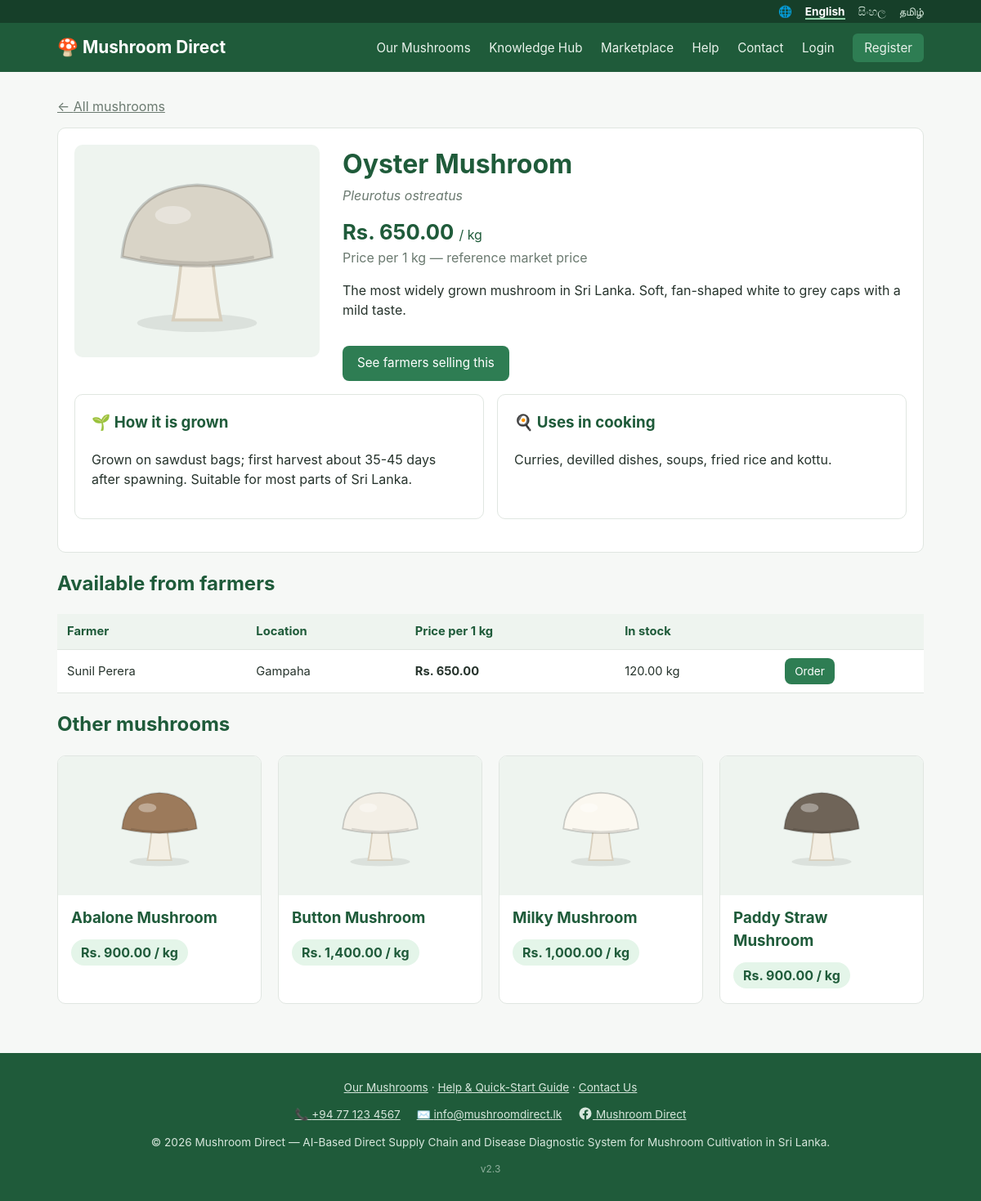
The page /mushrooms/view.php?id=1 on the database its author committed.
### tables this page shows
CREATE TABLE mushroom_types (
  id INT AUTO_INCREMENT PRIMARY KEY,
  name VARCHAR(100) NOT NULL,
  name_si VARCHAR(150) NULL,
  name_ta VARCHAR(150) NULL,
  scientific_name VARCHAR(100) NULL,
  description TEXT,
  description_si TEXT,
  description_ta TEXT,
  growing_info TEXT,
  growing_info_si TEXT,
  growing_info_ta TEXT,
  uses TEXT,
  uses_si TEXT,
  uses_ta TEXT,
  price_per_kg DECIMAL(10,2) NOT NULL,
  color VARCHAR(7) NOT NULL DEFAULT '#c9b79c' COMMENT 'Cap colour for the built-in illustration',
  image VARCHAR(255) NULL,
  is_active TINYINT(1) NOT NULL DEFAULT 1,
  sort_order INT NOT NULL DEFAULT 0
);

CREATE TABLE listings (
  id INT AUTO_INCREMENT PRIMARY KEY,
  farmer_id INT NOT NULL,
  mushroom_type_id INT NULL,
  mushroom_type VARCHAR(100) NOT NULL,
  description TEXT,
  quantity_kg DECIMAL(10,2) NOT NULL,
  price_per_kg DECIMAL(10,2) NOT NULL,
  harvest_date DATE NULL,
  location VARCHAR(100) NULL COMMENT 'District / town of the farm (FR-MKT.3 filter)',
  image VARCHAR(255),
  status ENUM('active','sold_out','removed') NOT NULL DEFAULT 'active',
  created_at TIMESTAMP DEFAULT CURRENT_TIMESTAMP,
  FOREIGN KEY (farmer_id) REFERENCES users(id) ON DELETE CASCADE,
  FOREIGN KEY (mushroom_type_id) REFERENCES mushroom_types(id) ON DELETE SET NULL
);

CREATE TABLE users (
  id INT AUTO_INCREMENT PRIMARY KEY,
  role ENUM('farmer','buyer','admin','expert') NOT NULL,
  full_name VARCHAR(150) NOT NULL,
  email VARCHAR(150) NOT NULL UNIQUE,
  phone VARCHAR(20),
  password_hash VARCHAR(255) NOT NULL,
  business_name VARCHAR(150) NULL COMMENT 'Farm name (farmer) or Hotel/Restaurant name (buyer)',
  address VARCHAR(255),
  profile_image VARCHAR(255),
  is_verified TINYINT(1) NOT NULL DEFAULT 0,
  otp_code VARCHAR(255) NULL COMMENT 'Hashed one-time verification code (FR-AUTH.2)',
  otp_expires_at DATETIME NULL,
  reset_token VARCHAR(255) NULL COMMENT 'Hashed password-reset token (FR-AUTH.4)',
  reset_expires_at DATETIME NULL,
  status ENUM('active','suspended') NOT NULL DEFAULT 'active',
  created_at TIMESTAMP DEFAULT CURRENT_TIMESTAMP
);

### mushrooms/view.php (the view, shortened to what this page needs)
<?php
require_once __DIR__ . '/../includes/bootstrap.php';
$id = (int) ($_GET['id'] ?? 0);
$stmt = $pdo->prepare('SELECT * FROM mushroom_types WHERE id = ? AND is_active = 1');
$stmt->execute([$id]);
$m = $stmt->fetch();
$listings = $pdo->prepare(
    "SELECT l.*, u.full_name AS farmer_name, u.address AS farmer_address
     FROM listings l JOIN users u ON u.id = l.farmer_id
     WHERE l.mushroom_type_id = ? AND l.status = 'active' AND u.status = 'active'
     ORDER BY l.price_per_kg ASC"
);
$listings->execute([$id]);
$listings = $listings->fetchAll();
$others = $pdo->prepare('SELECT * FROM mushroom_types WHERE id != ? AND is_active = 1 ORDER BY sort_order LIMIT 4');
$others->execute([$id]);
$others = $others->fetchAll();
include __DIR__ . '/../includes/header.php';
?>
<a href="<?= BASE_URL ?>/mushrooms/index.php" class="muted">&larr; <?= te('mush.back') ?></a>
<div class="card" style="margin-top:14px;">
  <div class="mushroom-hero">
    <div class="pic"><?= mushroom_picture($m, 220) ?></div>
    <div style="flex:1; min-width:260px;">
      <h1 class="mt-0" style="margin-bottom:2px;"><?= e(tr_field($m, 'name')) ?></h1>
      <div class="sci" style="font-style:italic; color:var(--muted);"><?= e($m['scientific_name']) ?></div>
      <p style="font-size:1.6rem; font-weight:700; color:var(--green-dark); margin:14px 0 0;">
        <?= format_money($m['price_per_kg']) ?> <span style="font-size:1rem; font-weight:normal;"><?= te('common.per_kg') ?></span>
      </p>
      <p class="muted" style="margin-top:0;"><?= te('common.price_per_kg') ?> &mdash; <?= te('mush.reference_price') ?></p>
      <p><?= nl2br(e(tr_field($m, 'description'))) ?></p>
      <?php if ($listings): ?>
        <a href="#buy" class="btn"><?= te('mush.buy_now') ?></a>
      <?php endif; ?>
    </div>
  </div>
  <div class="detail-grid">
    <div class="card">
      <h3>🌱 <?= te('mush.growing') ?></h3>
      <p><?= nl2br(e(tr_field($m, 'growing_info'))) ?></p>
    </div>
    <div class="card">
      <h3>🍳 <?= te('mush.uses') ?></h3>
      <p><?= nl2br(e(tr_field($m, 'uses'))) ?></p>
    </div>
  </div>
</div>
<h2 id="buy"><?= te('mush.available_from') ?></h2>
<?php if (!$listings): ?>
  <p class="muted"><?= te('mush.no_listings') ?></p>
<?php else: ?>
  <table class="data-table">
    <tr><th><?= te('common.farmer') ?></th><th><?= te('common.location') ?></th><th><?= te('common.price_per_kg') ?></th><th><?= te('mush.stock') ?></th><th></th></tr>
    <?php foreach ($listings as $l): ?>
      <tr>
        <td><?= e($l['farmer_name']) ?></td>
        <td><?= e($l['location'] ?: ($l['farmer_address'] ?: '-')) ?></td>
        <td><strong><?= format_money($l['price_per_kg']) ?></strong></td>
        <td><?= e($l['quantity_kg']) ?> kg</td>
        <td><a href="<?= BASE_URL ?>/buyer/listing_view.php?id=<?= (int) $l['id'] ?>" class="btn btn-small"><?= te('mush.order') ?></a></td>
      </tr>
    <?php endforeach; ?>
  </table>
<?php endif; ?>
<?php if ($others): ?>
  <h2><?= te('mush.other') ?></h2>
  <div class="mushroom-grid">
    <?php foreach ($others as $o): ?>
      <a class="mushroom-card" href="<?= BASE_URL ?>/mushrooms/view.php?id=<?= (int) $o['id'] ?>">
        <div class="pic"><?= mushroom_picture($o, 110) ?></div>
        <div class="body">
          <h3><?= e(tr_field($o, 'name')) ?></h3>
          <span class="price-tag"><?= format_money($o['price_per_kg']) ?> <?= te('common.per_kg') ?></span>
        </div>
      </a>
    <?php endforeach; ?>
  </div>
<?php endif; ?>
<?php include __DIR__ . '/../includes/footer.php'; ?>

### includes/functions.php (shortened to what this page needs)
<?php
function e($value) {
    return htmlspecialchars((string) $value, ENT_QUOTES, 'UTF-8');
}
function format_money($amount) {
    return 'Rs. ' . number_format((float) $amount, 2);
}
function current_lang() {
    static $lang = null;
    if ($lang === null) {
        $lang = $_SESSION['lang'] ?? ($_COOKIE['lang'] ?? 'en');
    }
    return $lang;
}
function set_lang_from_request() {
    $lang = $_GET['lang'] ?? null;
}
function t($key, array $vars = []) {
    static $strings = [];
    $lang = current_lang();
    if (!isset($strings[$lang])) {
        $strings['en'] = $strings['en'] ?? require __DIR__ . '/../lang/en.php';
        $strings[$lang] = $lang === 'en' ? $strings['en'] : require __DIR__ . '/../lang/' . $lang . '.php';
    }
    $text = $strings[$lang][$key] ?? ($strings['en'][$key] ?? $key);
    return $text;
}
function te($key, array $vars = []) {
    return e(t($key, $vars));
}
function tr_field($row, $field) {
    $lang = current_lang();
    return $row[$field] ?? '';
}
function mushroom_picture($type, $size = 150) {
    $cap = preg_match('/^#[0-9a-f]{6}$/i', $type['color'] ?? '') ? $type['color'] : '#c9b79c';
    return '<svg width="' . (int) $size . '" height="' . (int) $size . '" viewBox="0 0 120 120" role="img" aria-label="' . e(tr_field($type, 'name')) . '">'
        . '<ellipse cx="60" cy="108" rx="40" ry="6" fill="#000" opacity=".08"/>'
        . '<path d="M50 62 Q47 92 44 106 L76 106 Q73 92 70 62 Z" fill="#f4efe4" stroke="#d8cfbd" stroke-width="2"/>'
        . '<path d="M10 64 Q14 18 60 16 Q106 18 110 64 Q60 76 10 64 Z" fill="' . $cap . '" stroke="rgba(0,0,0,.18)" stroke-width="2"/>'
        . '<path d="M22 64 Q60 72 98 64" stroke="rgba(0,0,0,.12)" stroke-width="2" fill="none"/>'
        . '<ellipse cx="44" cy="36" rx="12" ry="6" fill="#fff" opacity=".35"/>'
        . '</svg>';
}

### assets/css/style.css (style rules this page uses)
:root { --green: #2e7d53; --green-dark: #1f5b3a; --navy: #1f4e5f; --bg: #f6f8f6; --card: #ffffff; --text: #26332c; --muted: #6b7a70; --border: #e0e6e1; --danger: #c0392b; --radius: 10px; }
* { box-sizing: border-box; }
body { margin: 0; font-family: -apple-system, "Segoe UI", Roboto, Arial, sans-serif; background: var(--bg); color: var(--text); line-height: 1.5; }
h1, h2, h3 { color: var(--green-dark); }
.card { background: var(--card); border: 1px solid var(--border); border-radius: var(--radius); padding: 20px; margin-bottom: 20px; }
.btn { display: inline-block; background: var(--green); color: #fff; border: none; padding: 10px 18px; border-radius: 8px; font-size: 0.95rem; cursor: pointer; text-decoration: none; margin-top: 16px; }
.btn-small { padding: 6px 12px; font-size: 0.85rem; margin-top: 0; }
table.data-table { width: 100%; border-collapse: collapse; background: var(--card); }
table.data-table th, table.data-table td { padding: 10px 12px; text-align: left; border-bottom: 1px solid var(--border); font-size: 0.92rem; }
table.data-table th { background: #eef4ef; color: var(--green-dark); }
.muted { color: var(--muted); }
.mt-0 { margin-top: 0; }
.mushroom-grid { display: grid; gap: 20px; grid-template-columns: repeat(auto-fill, minmax(230px, 1fr)); }
.mushroom-card { background: var(--card); border: 1px solid var(--border); border-radius: var(--radius); overflow: hidden; text-decoration: none; color: inherit; display: flex; flex-direction: column; transition: transform .15s, box-shadow .15s; }
.mushroom-card .pic { background: #eef4ef; height: 170px; display: flex; align-items: center; justify-content: center; }
.mushroom-card .body { padding: 14px 16px 18px; }
.mushroom-card h3 { margin: 0 0 2px; }
.price-tag { display: inline-block; background: #e4f5e9; color: var(--green-dark); font-weight: 700; border-radius: 999px; padding: 4px 12px; margin-top: 10px; }
.mushroom-hero { display: flex; gap: 28px; flex-wrap: wrap; align-items: flex-start; }
.mushroom-hero .pic { flex: 0 0 300px; max-width: 100%; background: #eef4ef; border-radius: var(--radius); display: flex; align-items: center; justify-content: center; min-height: 260px; overflow: hidden; }
.detail-grid { display: grid; gap: 16px; grid-template-columns: repeat(auto-fit, minmax(240px, 1fr)); margin-top: 16px; }
.detail-grid .card h3 { margin-top: 0; }

### rows shown on the page
mushroom_types: name "Oyster Mushroom", scientific_name "Pleurotus ostreatus", price_per_kg "Rs. 650.00", description "The most widely grown mushroom in Sri Lanka. Soft, fan-shaped white to grey caps with a mild taste.", growing_info "Grown on sawdust bags; first harvest about 35-45 days after spawning. Suitable for most parts of Sri Lanka.", uses "Curries, devilled dishes, soups, fried rice and kottu."
listings: farmer.full_name "Sunil Perera", location "Gampaha", price_per_kg "Rs. 650.00", quantity_kg "120.00"
mushroom_types: name "Abalone Mushroom", price_per_kg "Rs. 900.00"
mushroom_types: name "Button Mushroom", price_per_kg "Rs. 1,400.00"
mushroom_types: name "Milky Mushroom", price_per_kg "Rs. 1,000.00"
mushroom_types: name "Paddy Straw Mushroom", price_per_kg "Rs. 900.00"

### other values the page prints
$label "English"
$label "සිංහල"
$label "தமிழ்"
te('app.name') "Mushroom Direct"
te('nav.mushrooms') "Our Mushrooms"
te('nav.knowledge') "Knowledge Hub"
te('nav.marketplace') "Marketplace"
te('nav.help') "Help"
te('nav.contact') "Contact"
te('nav.login') "Login"
te('nav.register') "Register"
te('mush.back') "All mushrooms"
te('common.per_kg') "/ kg"
te('common.price_per_kg') "Price per 1 kg"
te('mush.reference_price') "reference market price"
